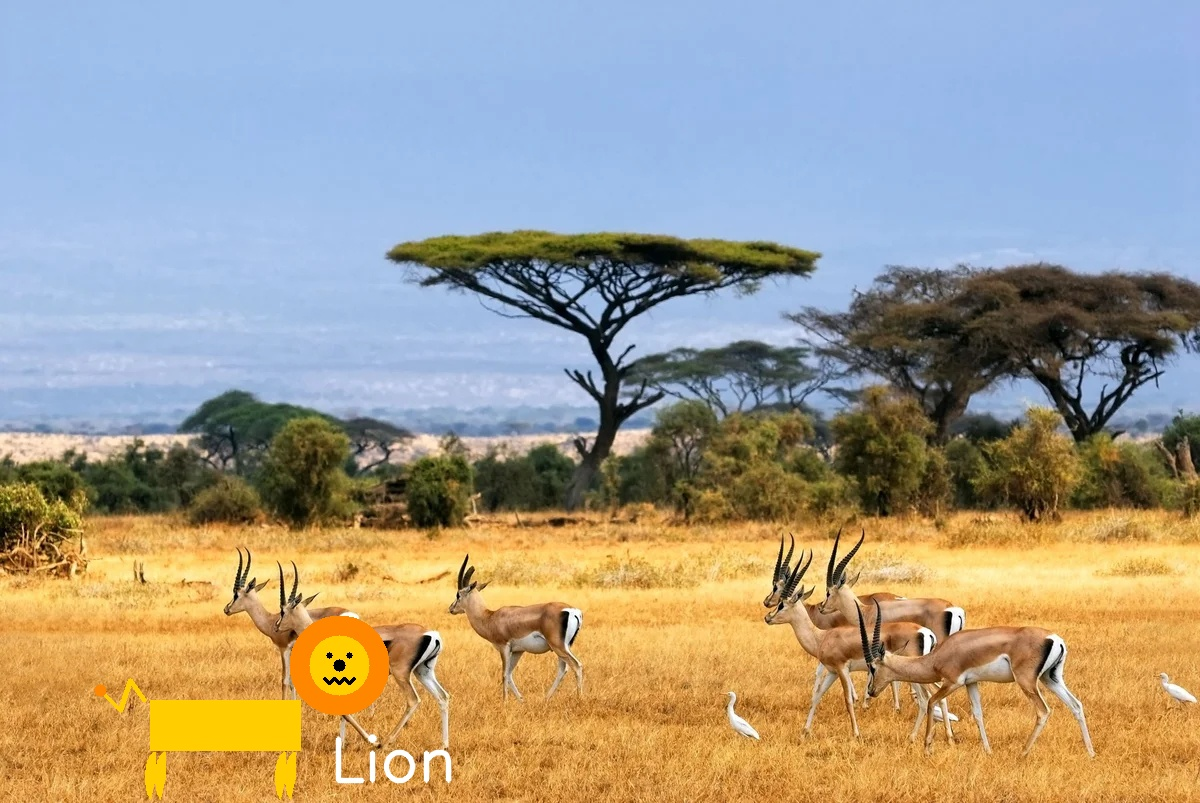
#> input picture project_2/images/lion.jpg, 1200 x 803 px
$ jupyter execute lab6.ipynb   (older library calls are emulated)
#> lines starting #> are read from the running program, lines starting #| are printed output that depends on the picture; after the words box and inside, x2 and y2 are one past the last pixel; in counts of white or black regions, pixels touching at a corner belong together; long printed decimals are rounded
[cell 1]
import cv2
import numpy as np

img1 = cv2.imread('../project_2/images/lion.jpg')
#> img1 is the input picture: shape (803, 1200, 3); mean B, G, R 141.3, 156.6, 164.2
img = cv2.imread('../project_2/images/lion.jpg',0)
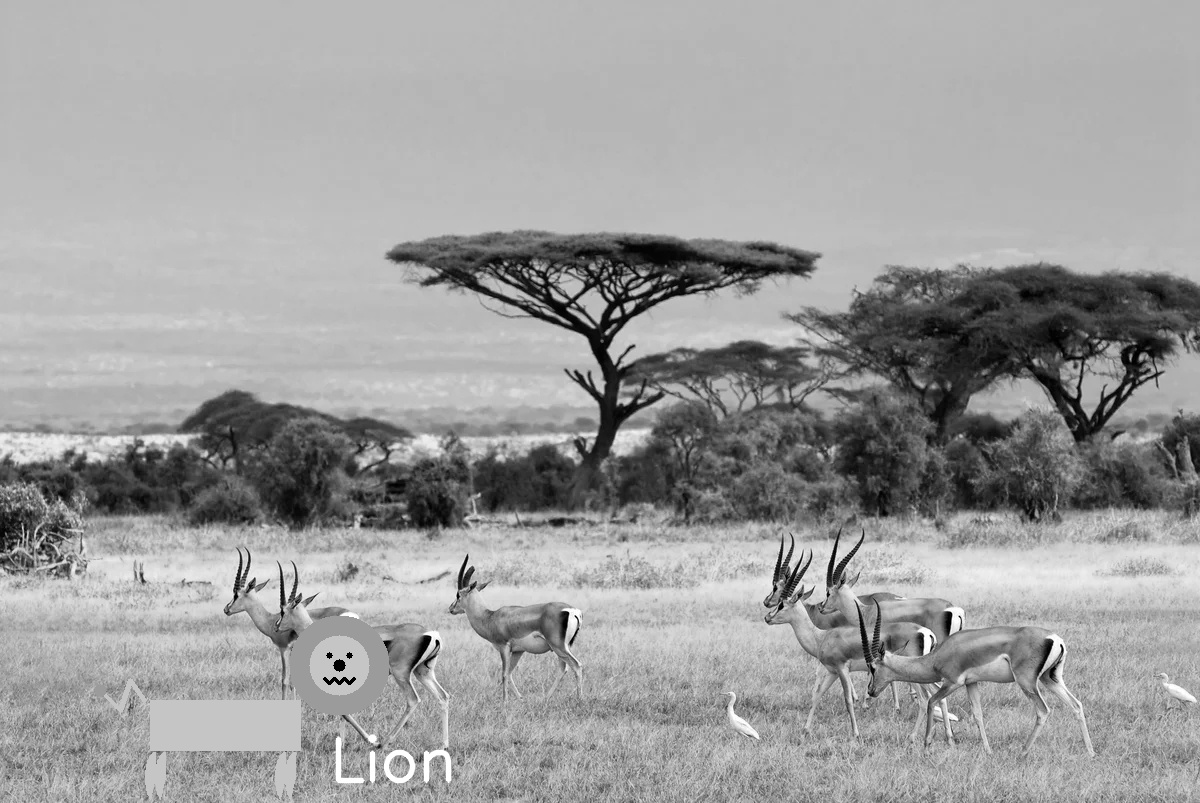
#> img: shape (803, 1200); min 0, max 255, mean 157.2
ret,thresh = cv2.threshold(img,191,255,0)
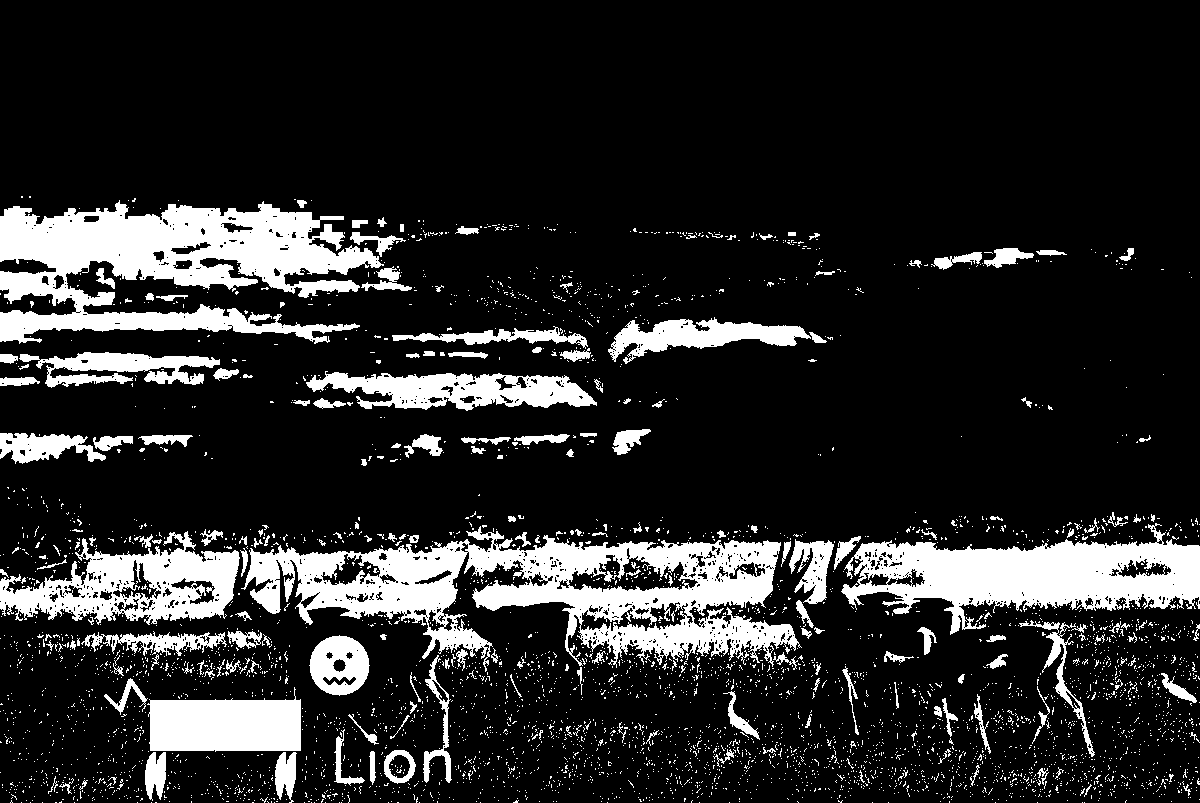
#> thresh: shape (803, 1200); 16% white; 4357 white regions (4156 under 20 px)
image, contours, hierarchy = cv2.findContours(thresh, cv2.RETR_TREE, cv2.CHAIN_APPROX_SIMPLE)
#> contours = 5410 contours, 5174 with area under 20; largest, box (x1, y1, x2, y2) and area: (241, 526, 802, 672) 38584, (0, 200, 384, 344) 28994, (841, 523, 1200, 635) 19861, (0, 531, 240, 625) 12007, (147, 687, 301, 752) 7514

img1 = cv2.drawContours(img1,[contours[2382]], 0, (255,0,0), 3)

img1 = cv2.drawContours(img1,[contours[3218]], 0, (0,255,0), 3)
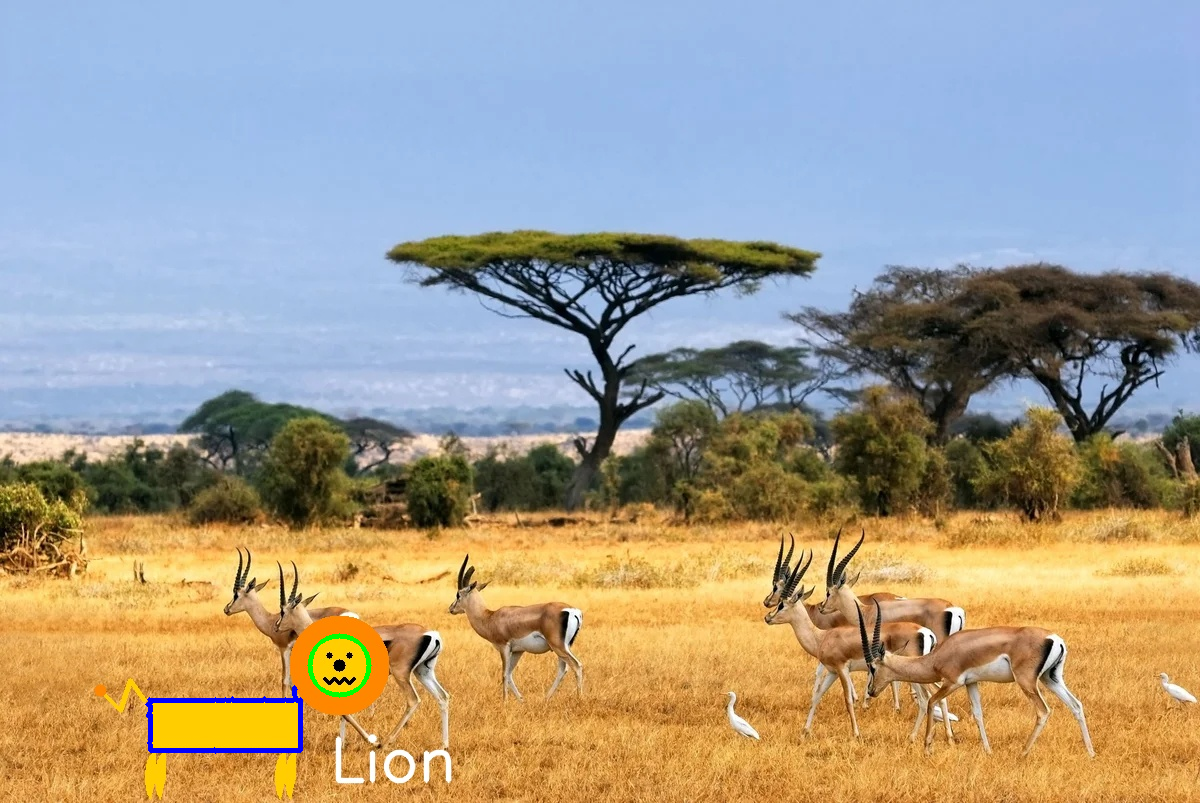
#> img1: shape (803, 1200, 3); mean B, G, R 141.8, 156.3, 163.5
img1 = cv2.drawContours(img1,[contours[3221]], 0, (0,255,0), 3)
#> img1: shape (803, 1200, 3); 0.02% of pixels changed, all inside (x1, y1, x2, y2) = (330, 656, 349, 675)
img1 = cv2.drawContours(img1,[contours[3222]], 0, (0,255,0), 3)
#> img1: shape (803, 1200, 3); mean B, G, R 141.8, 156.4, 163.4
img1 = cv2.drawContours(img1,[contours[3223]], 0, (0,255,0), 3)
#> img1: shape (803, 1200, 3); mean B, G, R 141.8, 156.4, 163.4

cv2.imwrite('images/image.jpg', img1)


area = cv2.contourArea(contours[2382])
#> area = 7514.5

per = cv2.arcLength(contours[2382], False)
#> per = 454.5

print(area, per)
#| 7514.5 454.497

[cell 2]
# Программа выводит прямоугольник наименьшей площади, круг и эллипс для каждой фигуры
import numpy as np
import cv2 as cv

hsv_min = np.array((0, 54, 5), np.uint8)
hsv_max = np.array((187, 255, 253), np.uint8)

img = cv.imread('images/image2.jpg')
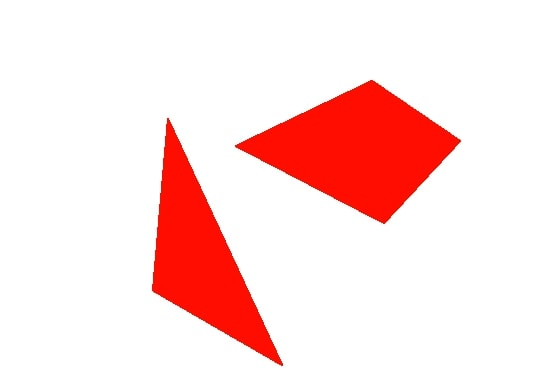
#> input picture project_6/images/image2.jpg, 539 x 382 px
#> img is the input picture: shape (382, 539, 3); mean B, G, R 219.4, 221.1, 254.3
hsv = cv.cvtColor(img, cv.COLOR_BGR2HSV)
#> hsv: shape (382, 539, 3); mean H, S, V 3.5, 35.5, 254.3
thresh = cv.inRange(hsv, hsv_min, hsv_max)
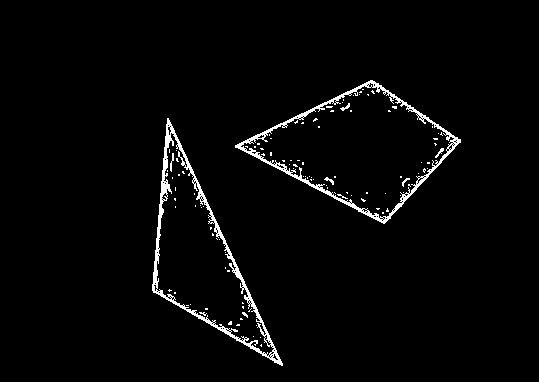
#> thresh: shape (382, 539); 2.5% white in thin lines or dots, all inside (x1, y1, x2, y2) = (152, 80, 461, 366)
image, contours0, hierarchy = cv.findContours(thresh.copy(), cv.RETR_TREE, cv.CHAIN_APPROX_SIMPLE)
#> contours0 = 267 contours, 261 with area under 20; largest, box (x1, y1, x2, y2) and area: (235, 80, 461, 224) 16312, (240, 85, 455, 219) 14679, (152, 118, 283, 366) 11998, (156, 132, 275, 357) 10116, (161, 192, 168, 201) 25, (167, 126, 172, 136) 22
# перебираем все найденные контуры в цикле
for cnt in contours0:
    rect = cv.minAreaRect(cnt)
    (x, y), radius = cv.minEnclosingCircle(cnt)
    center = (int(x), int(y))
    radius = int(radius)
    box = cv.boxPoints(rect)
    box = np.int0(box)
    area = int(cv.contourArea(cnt))  # вычисление площади
    if area > 300:
        rows,cols = img.shape[:2]
        [vx,vy,x,y] = cv.fitLine(cnt, cv.DIST_L2,0,0.01,0.01)
        lefty = int((-x*vy/vx) + y)
        righty = int(((cols-x)*vy/vx)+y)
        cv.line(img,(cols-1,righty),(0,lefty),(255,255,0),2)
        cv.drawContours(img, [box], 0, (255, 0, 0), 2)
        ellipse = cv.fitEllipse(cnt)
        cv.ellipse(img, ellipse, (102, 255, 0), 2)
        cv.circle(img, center, radius, (0, 255, 255), 2)
        hull = cv.convexHull(cnt, returnPoints=False)
        defects = cv.convexityDefects(cnt, hull)
        for i in range(defects.shape[0]):
            s, e, f, d = defects[i, 0]
            start = tuple(cnt[s][0])
            end = tuple(cnt[e][0])
            far = tuple(cnt[f][0])
            cv2.line(img, start, end, [0, 255, 0], 2)
            cv2.circle(img, far, 5, [255, 0, 0], -1)
#> this loop made 267 passes
#> (rect, radius, center, box, area, vx) on pass 1: (((186, 259.4), (87.43, 272.5), -24.93), 136, (224, 241), [[203, 401], [88, 154], [168, 117], [283, 364]], 11998, [0.369])
#> (radius, area, vx, vy, lefty, righty) on passes 73, 117, 192: (121, 10116, [0.387], [0.922], -243, 1040), (112, 16311, [0.993], [-0.116], 183, 120), (107, 14679, [1], [-0.0226], 153, 141)
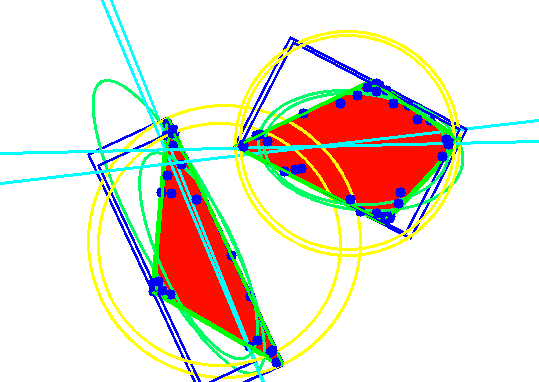
#> img: shape (382, 539, 3); 13.9% of pixels changed, all inside (x1, y1, x2, y2) = (0, 0, 539, 382)


cv.imwrite('images/image3.jpg', img)
#> Out = True

[cell 3]
# Программа ищет наибольший по площади контур, описывающий
# только внутренности вагона на изображении railway_carriage.jpg
img = cv2.imread('images/railway_carriage.jpg')
gray = cv2.imread('images/railway_carriage.jpg', 0)
ret, gray = cv2.threshold(gray, 180, 255, cv2.THRESH_BINARY)
image,contours0, hierarchy = cv2.findContours(gray, cv2.RETR_TREE, cv2.CHAIN_APPROX_SIMPLE)
#> image = None; contours0 = []

maxArea = 0
for cnt in contours0:
    area = cv2.contourArea(cnt)
    if area > maxArea:
        maxArea = area
#> this loop made 0 passes
#> after the loop, maxArea = 0

for cnt in contours0:
    area = cv2.contourArea(cnt)
    if area == maxArea:
        cv2.drawContours(img, [cnt], 0, (255, 0, 0), 2)


cv2.imwrite('images/image4.jpg', img)
#> Out = True
